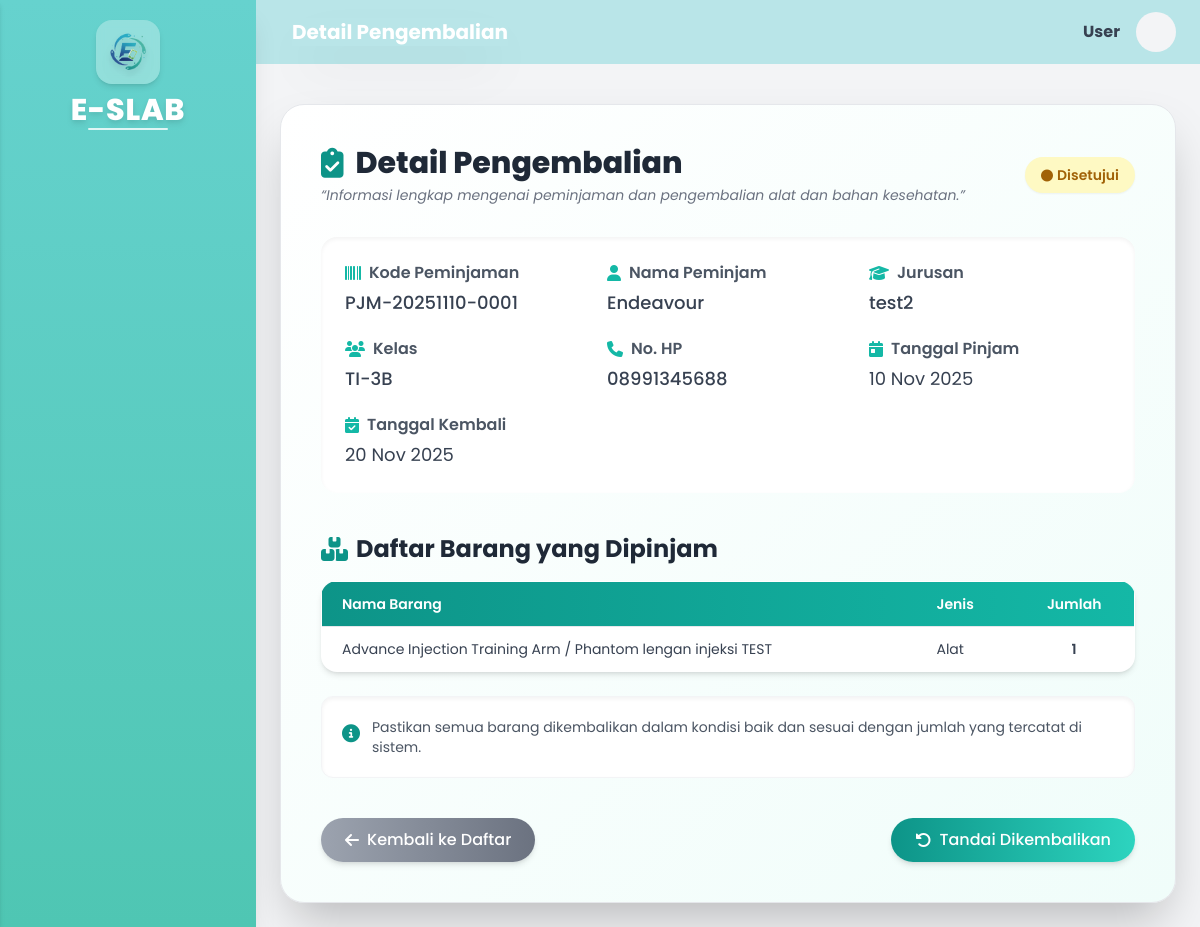
/admin/pengembalian/detail/65, run on the app's committed database.
### tables this page shows
CREATE TABLE `peminjaman` (
  `id_peminjaman` int(11) NOT NULL,
  `kode_peminjaman` varchar(30) NOT NULL,
  `id_user` int(11) NOT NULL,
  `nama_peminjam` varchar(100) DEFAULT NULL,
  `no_hp` varchar(20) DEFAULT NULL,
  `jurusan` varchar(100) DEFAULT NULL,
  `kelas` varchar(50) DEFAULT NULL,
  `nama_barang` varchar(100) DEFAULT NULL,
  `tanggal_pinjam` date NOT NULL,
  `tanggal_kembali` date DEFAULT NULL,
  `tanggal_disetujui` datetime DEFAULT NULL,
  `tanggal_dikembalikan` datetime DEFAULT NULL,
  `tujuan` varchar(255) DEFAULT NULL,
  `status` enum('pending','disetujui','ditolak','dikembalikan') NOT NULL DEFAULT 'pending',
  `keterangan` varchar(255) DEFAULT NULL,
  `created_at` timestamp NOT NULL DEFAULT current_timestamp(),
  `updated_at` timestamp NULL DEFAULT NULL ON UPDATE current_timestamp()
);

CREATE TABLE `detail_peminjaman` (
  `id_detail` int(11) NOT NULL,
  `id_peminjaman` int(11) NOT NULL,
  `id_barang` int(11) NOT NULL,
  `nama_barang` varchar(255) DEFAULT NULL,
  `qty` int(11) NOT NULL,
  `catatan` varchar(255) DEFAULT NULL
);

CREATE TABLE `barang` (
  `id_barang` int(11) NOT NULL,
  `id_sub_kategori` int(11) NOT NULL,
  `kode_barang` varchar(50) NOT NULL,
  `nama_barang` varchar(100) NOT NULL,
  `deskripsi` text DEFAULT NULL,
  `satuan` varchar(30) DEFAULT NULL,
  `stok` int(11) NOT NULL DEFAULT 0,
  `stok_minimum` int(11) NOT NULL DEFAULT 0,
  `is_active` tinyint(1) NOT NULL DEFAULT 1,
  `created_at` timestamp NOT NULL DEFAULT current_timestamp(),
  `updated_at` timestamp NULL DEFAULT NULL ON UPDATE current_timestamp()
);

CREATE TABLE `sub_kategori` (
  `id_sub_kategori` int(11) NOT NULL,
  `id_kategori` int(11) NOT NULL,
  `nama_sub` varchar(50) NOT NULL
);

### application/controllers/admin/Pengembalian.php (called while the page is built, shortened)
<?php
class Pengembalian extends CI_Controller
{
    public function __construct()
    {
        $this->load->model('Peminjaman_model');
        $this->load->library('session');
    }
    public function detail($id)
    {
        $data['peminjaman'] = $this->Peminjaman_model->get_by_id($id);
        $data['items'] = $this->Peminjaman_model->get_items($id);
        $user_name = $this->session->userdata('nama_user') ?? $this->session->userdata('username');
        $user_initial = strtoupper(substr($user_name, 0, 1));
        $data['title'] = "Detail Pengembalian";
        $data['user_name'] = $user_name;
        $data['user_initial'] = $user_initial;
        $this->load->view('layouts/header', $data);
        $this->load->view('layouts/sidebar', $data);
        $this->load->view('admin/pengembalian/detail', $data);
        $this->load->view('layouts/footer');
    }
}

### index.php (called while the page is built, shortened)
<?php
require_once BASEPATH.'core/CodeIgniter.php';

### application/models/Peminjaman_model.php (called while the page is built, shortened)
<?php
class Peminjaman_model extends CI_Model
{
    protected $table = 'peminjaman';
    public function get_by_id($id_peminjaman)
    {
        return $this->db->get_where($this->table, ['id_peminjaman' => $id_peminjaman])
            ->row();
    }
    public function get_items($id_peminjaman)
    {
        $this->db->select('barang.nama_barang, sk.nama_sub AS jenis, detail_peminjaman.qty AS jumlah');
        $this->db->from('detail_peminjaman');
        $this->db->join('barang', 'barang.id_barang = detail_peminjaman.id_barang');
        $this->db->join('sub_kategori sk', 'sk.id_sub_kategori = barang.id_sub_kategori', 'left');
        $this->db->where('detail_peminjaman.id_peminjaman', $id_peminjaman);
        return $this->db->get()->result();
    }
}

### application/views/admin/pengembalian/detail.php (the view, shortened to what this page needs)
<div class="p-6 md:p-10 shadow-2xl rounded-3xl max-w-6xl mx-auto border border-gray-200 bg-gradient-to-br from-white to-teal-50">
  <div class="flex flex-col md:flex-row items-start md:items-center justify-between mb-8 gap-3">
    <div>
      <h2 class="text-3xl font-extrabold text-gray-800 flex items-center gap-3">
        <i class="fa-solid fa-clipboard-check text-teal-600"></i>
        Detail Pengembalian
      </h2>
      <p class="text-gray-500 text-sm mt-1 italic">
        “Informasi lengkap mengenai peminjaman dan pengembalian alat dan bahan kesehatan.”
      </p>
    </div>
    <span class="px-4 py-2 rounded-full text-sm font-semibold shadow-sm
      <?= $peminjaman->status === 'dikembalikan' ? 'bg-blue-100 text-blue-700' : 'bg-yellow-100 text-yellow-700'; ?>">
      <i class="fa-solid fa-circle mr-1 text-xs"></i><?= ucfirst($peminjaman->status); ?>
    </span>
  </div>
  <div class="grid sm:grid-cols-2 lg:grid-cols-3 gap-5 text-gray-700 bg-white rounded-2xl shadow-inner p-6">
    <div class="space-y-1">
      <p class="font-semibold text-gray-600 flex items-center gap-2"><i class="fa-solid fa-barcode text-teal-500"></i> Kode Peminjaman</p>
      <p class="text-lg font-medium"><?= htmlspecialchars($peminjaman->kode_peminjaman); ?></p>
    </div>
    <div class="space-y-1">
      <p class="font-semibold text-gray-600 flex items-center gap-2"><i class="fa-solid fa-user text-teal-500"></i> Nama Peminjam</p>
      <p class="text-lg font-medium"><?= htmlspecialchars($peminjaman->nama_peminjam); ?></p>
    </div>
    <div class="space-y-1">
      <p class="font-semibold text-gray-600 flex items-center gap-2"><i class="fa-solid fa-graduation-cap text-teal-500"></i> Jurusan</p>
      <p class="text-lg font-medium"><?= htmlspecialchars($peminjaman->jurusan); ?></p>
    </div>
    <div class="space-y-1">
      <p class="font-semibold text-gray-600 flex items-center gap-2"><i class="fa-solid fa-users text-teal-500"></i> Kelas</p>
      <p class="text-lg font-medium"><?= htmlspecialchars($peminjaman->kelas); ?></p>
    </div>
    <div class="space-y-1">
      <p class="font-semibold text-gray-600 flex items-center gap-2"><i class="fa-solid fa-phone text-teal-500"></i> No. HP</p>
      <p class="text-lg font-medium"><?= htmlspecialchars($peminjaman->no_hp); ?></p>
    </div>
    <div class="space-y-1">
      <p class="font-semibold text-gray-600 flex items-center gap-2"><i class="fa-solid fa-calendar-day text-teal-500"></i> Tanggal Pinjam</p>
      <p class="text-lg"><?= date('d M Y', strtotime($peminjaman->tanggal_pinjam)); ?></p>
    </div>
    <div class="space-y-1">
      <p class="font-semibold text-gray-600 flex items-center gap-2"><i class="fa-solid fa-calendar-check text-teal-500"></i> Tanggal Kembali</p>
      <p class="text-lg"><?= date('d M Y', strtotime($peminjaman->tanggal_kembali)); ?></p>
    </div>
  </div>
  <div class="mt-10">
    <h3 class="text-2xl font-bold text-gray-800 mb-4 flex items-center gap-2">
      <i class="fa-solid fa-boxes-stacked text-teal-600"></i> Daftar Barang yang Dipinjam
    </h3>
    <div class="overflow-x-auto bg-white rounded-2xl shadow-md">
      <table class="min-w-full text-sm text-gray-700 border border-gray-200 rounded-lg overflow-hidden">
        <thead class="bg-gradient-to-r from-teal-600 to-teal-500 text-white">
          <tr>
            <th class="px-5 py-3 text-left font-semibold">Nama Barang</th>
            <th class="px-5 py-3 text-left font-semibold">Jenis</th>
            <th class="px-5 py-3 text-center font-semibold">Jumlah</th>
          </tr>
        </thead>
        <tbody>
          <?php foreach ($items as $i): ?>
          <tr class="border-t hover:bg-teal-50 transition">
            <td class="px-5 py-3"><?= htmlspecialchars($i->nama_barang); ?></td>
            <td class="px-5 py-3"><?= htmlspecialchars($i->jenis); ?></td>
            <td class="px-5 py-3 text-center font-semibold"><?= htmlspecialchars($i->jumlah); ?></td>
          </tr>
          <?php endforeach; ?>
        </tbody>
      </table>
    </div>
  </div>
  <div class="mt-6 bg-white p-5 rounded-xl shadow-inner text-gray-600 text-sm flex items-start gap-3 border border-gray-100">
    <i class="fa-solid fa-circle-info text-teal-600 text-lg mt-0.5"></i>
    <p>Pastikan semua barang dikembalikan dalam kondisi baik dan sesuai dengan jumlah yang tercatat di sistem.</p>
  </div>
  <div class="flex flex-wrap justify-between gap-4 mt-10">
    <a href="<?= site_url('admin/pengembalian'); ?>"
       class="inline-flex items-center gap-2 bg-gradient-to-r from-gray-400 to-gray-500 text-white px-6 py-2.5 rounded-full hover:scale-105 transform transition font-medium shadow-md">
       <i class="fa-solid fa-arrow-left"></i> Kembali ke Daftar
    </a>
    <?php if ($peminjaman->status !== 'dikembalikan'): ?>
      <button type="button"
              onclick="openModalBack()"
              class="inline-flex items-center gap-2 bg-gradient-to-r from-teal-600 to-teal-400 text-white px-6 py-2.5 rounded-full hover:scale-105 transform transition font-medium shadow-md">
        <i class="fa-solid fa-rotate-left"></i> Tandai Dikembalikan
      </button>
    <?php endif; ?>
  </div>
</div>

### data on the page
peminjaman: status "Disetujui", kode_peminjaman "PJM-20251110-0001", nama_peminjam "Endeavour", jurusan "test2", kelas "TI-3B", no_hp "08991345688", tanggal_pinjam "10 Nov 2025", tanggal_kembali "20 Nov 2025"
detail_peminjaman: id_barang.nama_barang "Advance Injection Training Arm / Phantom lengan injeksi TEST", sub_kategori.nama_sub "Alat", qty "1"

### other printed values
$title "Detail Pengembalian"
